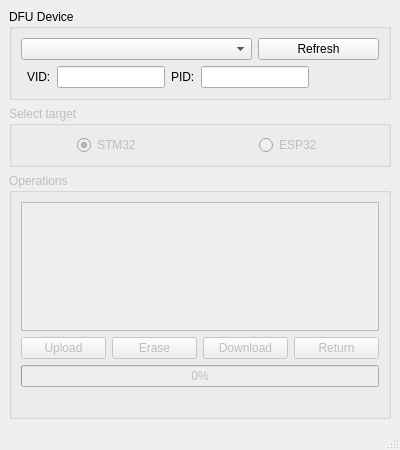
<?xml version="1.0" encoding="UTF-8"?>
<ui version="4.0">
 <class>MainWindow</class>
 <widget class="QMainWindow" name="MainWindow">
  <property name="geometry">
   <rect>
    <x>0</x>
    <y>0</y>
    <width>400</width>
    <height>450</height>
   </rect>
  </property>
  <property name="sizePolicy">
   <sizepolicy hsizetype="Preferred" vsizetype="Preferred">
    <horstretch>0</horstretch>
    <verstretch>0</verstretch>
   </sizepolicy>
  </property>
  <property name="minimumSize">
   <size>
    <width>400</width>
    <height>450</height>
   </size>
  </property>
  <property name="maximumSize">
   <size>
    <width>400</width>
    <height>511</height>
   </size>
  </property>
  <property name="windowTitle">
   <string>STM32 DFU Bootloader</string>
  </property>
  <property name="windowIcon">
   <iconset>
    <normaloff>DfuSe_Demo.ico</normaloff>DfuSe_Demo.ico</iconset>
  </property>
  <widget class="QWidget" name="centralwidget">
   <layout class="QGridLayout" name="gridLayout_2">
    <item row="0" column="0">
     <layout class="QGridLayout" name="gridLayout">
      <item row="3" column="0" colspan="2">
       <widget class="QGroupBox" name="operationsGB">
        <property name="enabled">
         <bool>false</bool>
        </property>
        <property name="sizePolicy">
         <sizepolicy hsizetype="Preferred" vsizetype="MinimumExpanding">
          <horstretch>0</horstretch>
          <verstretch>0</verstretch>
         </sizepolicy>
        </property>
        <property name="title">
         <string>Operations</string>
        </property>
        <layout class="QGridLayout" name="gridLayout_6">
         <item row="0" column="0">
          <layout class="QGridLayout" name="gridLayout_5">
           <item row="1" column="2">
            <widget class="QPushButton" name="downloadBtn">
             <property name="text">
              <string>Download</string>
             </property>
            </widget>
           </item>
           <item row="1" column="3">
            <widget class="QPushButton" name="returnBtn">
             <property name="text">
              <string>Return</string>
             </property>
            </widget>
           </item>
           <item row="1" column="1">
            <widget class="QPushButton" name="eraseBtn">
             <property name="text">
              <string>Erase</string>
             </property>
            </widget>
           </item>
           <item row="3" column="0" colspan="4" alignment="Qt::AlignHCenter">
            <widget class="QLabel" name="statusLabel">
             <property name="text">
              <string/>
             </property>
            </widget>
           </item>
           <item row="1" column="0">
            <widget class="QPushButton" name="uploadBtn">
             <property name="text">
              <string>Upload</string>
             </property>
            </widget>
           </item>
           <item row="2" column="0" colspan="4">
            <widget class="QProgressBar" name="dfuOperationProgressPB">
             <property name="value">
              <number>0</number>
             </property>
            </widget>
           </item>
           <item row="0" column="0" colspan="4">
            <widget class="QTableWidget" name="memoryMapTable">
             <property name="toolTip">
              <string>Click on first column cell for selecting target memory. Double-click for third column cell shows target memory map</string>
             </property>
             <property name="toolTipDuration">
              <number>3000</number>
             </property>
             <property name="rowCount">
              <number>0</number>
             </property>
             <property name="columnCount">
              <number>0</number>
             </property>
            </widget>
           </item>
          </layout>
         </item>
        </layout>
       </widget>
      </item>
      <item row="0" column="0" colspan="2">
       <widget class="QGroupBox" name="dfuDevsGB">
        <property name="sizePolicy">
         <sizepolicy hsizetype="Preferred" vsizetype="Minimum">
          <horstretch>0</horstretch>
          <verstretch>0</verstretch>
         </sizepolicy>
        </property>
        <property name="title">
         <string>DFU Device</string>
        </property>
        <layout class="QGridLayout" name="gridLayout_4">
         <item row="0" column="0">
          <layout class="QGridLayout" name="gridLayout_3">
           <item row="1" column="0" colspan="6">
            <widget class="QComboBox" name="deviceListCB"/>
           </item>
           <item row="1" column="6" colspan="2">
            <widget class="QPushButton" name="usbDevListRefreshBtn">
             <property name="text">
              <string>Refresh</string>
             </property>
            </widget>
           </item>
           <item row="2" column="7">
            <spacer name="horizontalSpacer_2">
             <property name="orientation">
              <enum>Qt::Horizontal</enum>
             </property>
             <property name="sizeHint" stdset="0">
              <size>
               <width>40</width>
               <height>20</height>
              </size>
             </property>
            </spacer>
           </item>
           <item row="2" column="4">
            <widget class="QLabel" name="label_2">
             <property name="sizePolicy">
              <sizepolicy hsizetype="Fixed" vsizetype="Preferred">
               <horstretch>0</horstretch>
               <verstretch>0</verstretch>
              </sizepolicy>
             </property>
             <property name="text">
              <string>PID:</string>
             </property>
            </widget>
           </item>
           <item row="2" column="5" colspan="2">
            <widget class="QLineEdit" name="pidLE">
             <property name="sizePolicy">
              <sizepolicy hsizetype="Minimum" vsizetype="Fixed">
               <horstretch>0</horstretch>
               <verstretch>0</verstretch>
              </sizepolicy>
             </property>
             <property name="readOnly">
              <bool>true</bool>
             </property>
            </widget>
           </item>
           <item row="2" column="1">
            <widget class="QLabel" name="label">
             <property name="sizePolicy">
              <sizepolicy hsizetype="Fixed" vsizetype="Preferred">
               <horstretch>0</horstretch>
               <verstretch>0</verstretch>
              </sizepolicy>
             </property>
             <property name="text">
              <string>VID:</string>
             </property>
            </widget>
           </item>
           <item row="2" column="0">
            <spacer name="horizontalSpacer">
             <property name="orientation">
              <enum>Qt::Horizontal</enum>
             </property>
             <property name="sizeHint" stdset="0">
              <size>
               <width>40</width>
               <height>20</height>
              </size>
             </property>
            </spacer>
           </item>
           <item row="2" column="2" colspan="2">
            <widget class="QLineEdit" name="vidLE">
             <property name="sizePolicy">
              <sizepolicy hsizetype="Minimum" vsizetype="Fixed">
               <horstretch>0</horstretch>
               <verstretch>0</verstretch>
              </sizepolicy>
             </property>
             <property name="readOnly">
              <bool>true</bool>
             </property>
            </widget>
           </item>
          </layout>
         </item>
        </layout>
       </widget>
      </item>
      <item row="1" column="0" rowspan="2" colspan="2">
       <widget class="QGroupBox" name="selectTargetGB">
        <property name="enabled">
         <bool>false</bool>
        </property>
        <property name="title">
         <string>Select target</string>
        </property>
        <layout class="QGridLayout" name="gridLayout_8">
         <item row="0" column="0">
          <layout class="QGridLayout" name="gridLayout_7">
           <item row="0" column="0" alignment="Qt::AlignHCenter">
            <widget class="QRadioButton" name="stm32targetRB">
             <property name="text">
              <string>STM32</string>
             </property>
             <property name="checked">
              <bool>true</bool>
             </property>
            </widget>
           </item>
           <item row="0" column="1" alignment="Qt::AlignHCenter">
            <widget class="QRadioButton" name="esp32targetRB">
             <property name="text">
              <string>ESP32</string>
             </property>
            </widget>
           </item>
          </layout>
         </item>
        </layout>
       </widget>
      </item>
     </layout>
    </item>
   </layout>
  </widget>
  <widget class="QMenuBar" name="menubar">
   <property name="geometry">
    <rect>
     <x>0</x>
     <y>0</y>
     <width>400</width>
     <height>21</height>
    </rect>
   </property>
  </widget>
  <widget class="QStatusBar" name="statusbar"/>
 </widget>
 <resources/>
 <connections/>
</ui>
